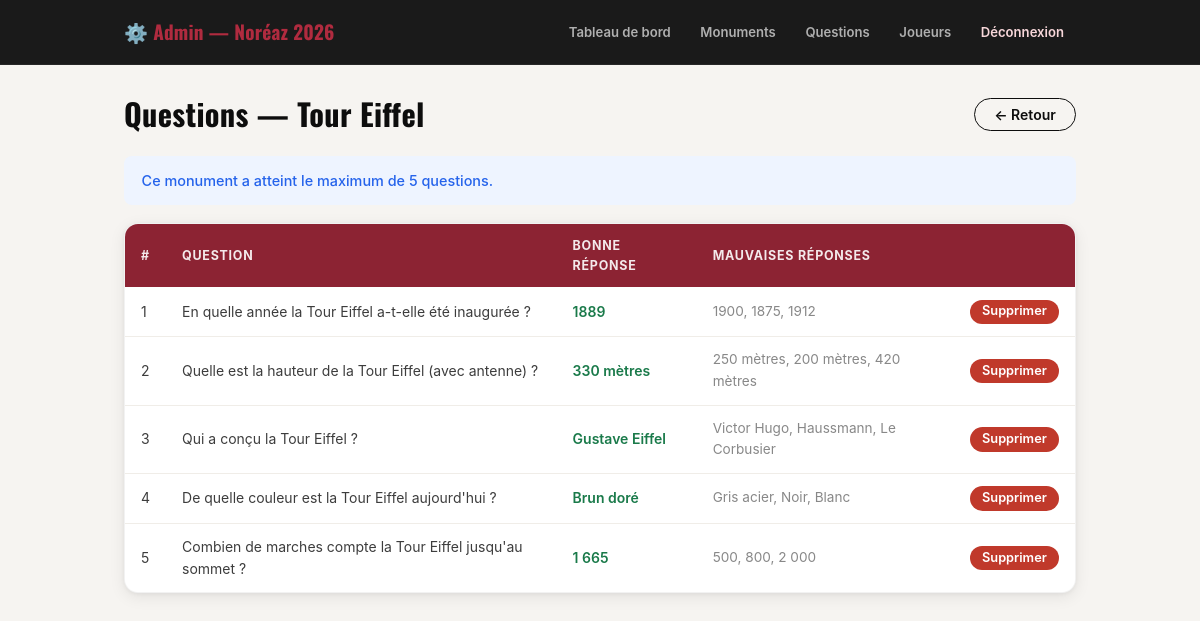
Page /admin/questions.php?monument_id=1 (signed in) on the committed database.
### tables this page shows
CREATE TABLE `monuments` (
    `id`          INT UNSIGNED AUTO_INCREMENT PRIMARY KEY,
    `name`        VARCHAR(150) NOT NULL,
    `slug`        VARCHAR(150) NOT NULL UNIQUE,
    `description` TEXT,
    `country`     VARCHAR(100),
    `image`       VARCHAR(255),
    `hint`        VARCHAR(255),
    `qr_token`    VARCHAR(64) NOT NULL UNIQUE,
    `active`      TINYINT(1) NOT NULL DEFAULT 1,
    `created_at`  DATETIME NOT NULL DEFAULT CURRENT_TIMESTAMP
);

CREATE TABLE `questions` (
    `id`             INT UNSIGNED AUTO_INCREMENT PRIMARY KEY,
    `monument_id`    INT UNSIGNED NOT NULL,
    `question_text`  TEXT NOT NULL,
    `answer_correct` VARCHAR(255) NOT NULL,
    `answer_wrong1`  VARCHAR(255) NOT NULL,
    `answer_wrong2`  VARCHAR(255) NOT NULL,
    `answer_wrong3`  VARCHAR(255) NOT NULL,
    `sort_order`     TINYINT UNSIGNED NOT NULL DEFAULT 0,
    FOREIGN KEY (`monument_id`) REFERENCES `monuments`(`id`) ON DELETE CASCADE
);

### includes/bootstrap.php (called while the page is built, shortened)
<?php
function pdo(): PDO {
    static $pdo = null;
    if ($pdo === null) {
        $dsn = 'mysql:host=' . DB_HOST . ';dbname=' . DB_NAME . ';charset=' . DB_CHARSET;
        $pdo = new PDO($dsn, DB_USER, DB_PASS, [
            PDO::ATTR_ERRMODE            => PDO::ERRMODE_EXCEPTION,
            PDO::ATTR_DEFAULT_FETCH_MODE => PDO::FETCH_ASSOC,
            PDO::ATTR_EMULATE_PREPARES   => false,
        ]);
    }
    return $pdo;
}

### admin/questions.php (the view, shortened to what this page needs)
<?php
require_once __DIR__ . '/../includes/bootstrap.php';
$monumentId = (int)($_GET['monument_id'] ?? 0);
$monument = pdo()->prepare('SELECT * FROM monuments WHERE id=?');
$monument->execute([$monumentId]);
$monument = $monument->fetch();
$questions = pdo()->prepare('SELECT * FROM questions WHERE monument_id=? ORDER BY sort_order');
$questions->execute([$monumentId]);
$questions = $questions->fetchAll();
?>
<!DOCTYPE html>
<html lang="fr">
<head>
    <link rel="stylesheet" href="/assets/css/style.css">
</head>
<body>
<header class="admin-header">
    <div class="container">
        <h1>⚙️ Admin — Noréaz 2026</h1>
        <nav class="admin-nav">
            <a href="/admin/">Tableau de bord</a>
            <a href="/admin/monuments.php">Monuments</a>
            <a href="/admin/questions.php">Questions</a>
            <a href="/admin/users.php">Joueurs</a>
            <a href="/admin/logout.php" style="color:#f8d7da">Déconnexion</a>
        </nav>
    </div>
</header>
<div class="container">
    <div class="section-header">
        <h2>Questions — <?= htmlspecialchars($monument['name']) ?></h2>
        <a href="/admin/monuments.php" class="btn btn-outline" style="color:var(--black);border-color:var(--black)">← Retour</a>
    </div>
    <?php if (count($questions) >= QUIZ_QUESTIONS): ?>
        <div class="alert alert-info">Ce monument a atteint le maximum de <?= QUIZ_QUESTIONS ?> questions.</div>
    <?php endif; ?>
    <?php if (empty($questions)): ?>
        <p style="color:#555">Aucune question pour ce monument.</p>
    <?php else: ?>
    <table class="admin-table">
        <thead>
            <tr><th>#</th><th>Question</th><th>Bonne réponse</th><th>Mauvaises réponses</th><th></th></tr>
        </thead>
        <tbody>
        <?php foreach ($questions as $i => $q): ?>
            <tr>
                <td><?= $i+1 ?></td>
                <td><?= htmlspecialchars($q['question_text']) ?></td>
                <td style="color:var(--success);font-weight:600"><?= htmlspecialchars($q['answer_correct']) ?></td>
                <td style="color:#888;font-size:.85rem">
                    <?= htmlspecialchars($q['answer_wrong1']) ?>,
                    <?= htmlspecialchars($q['answer_wrong2']) ?>,
                    <?= htmlspecialchars($q['answer_wrong3']) ?>
                </td>
                <td>
                    <a href="/admin/questions.php?monument_id=<?= $monumentId ?>&delete=<?= $q['id'] ?>"
                       class="btn" style="background:var(--danger);color:white;font-size:.8rem;padding:.3rem .7rem"
                       onclick="return confirm('Supprimer cette question ?')">Supprimer</a>
                </td>
            </tr>
        <?php endforeach; ?>
        </tbody>
    </table>
    <?php endif; ?>
</div>
</body>
</html>

### assets/css/style.css (style rules this page uses)
:root { --red: #8C2333; --red-dark: #6B1A27; --red-light: #B02B3F; --red-glow: rgba(140, 35, 51, .15); --black: #0D0D0D; --gray-900: #1A1A1A; --gray-700: #3D3D3D; --gray-500: #6B6B6B; --gray-300: #D4D0CB; --gray-100: #F0EDE8; --surface: #FFFFFF; --bg: #F6F4F1; --success: #1A7A4A; --success-bg: #D6F0E3; --danger: #C0392B; --danger-bg: #FDECEA; --info-bg: #EEF4FF; --info: #2563EB; --radius-sm: 8px; --radius: 14px; --radius-lg: 20px; --radius-full: 999px; --shadow-sm: 0 1px 4px rgba(0,0,0,.06), 0 2px 8px rgba(0,0,0,.04); --shadow: 0 4px 16px rgba(0,0,0,.08), 0 1px 4px rgba(0,0,0,.05); --shadow-lg: 0 12px 40px rgba(0,0,0,.12), 0 2px 8px rgba(0,0,0,.06); --shadow-red: 0 8px 24px rgba(140,35,51,.25); --transition: .2s cubic-bezier(.4,0,.2,1); }
*, *::before, *::after { box-sizing: border-box; margin: 0; padding: 0; }
html { font-size: 16px; scroll-behavior: smooth; -webkit-font-smoothing: antialiased; }
body { font-family: 'Inter', sans-serif; background: var(--bg); color: var(--gray-900); line-height: 1.6; min-height: 100vh; display: flex; flex-direction: column; }
h1, h2, h3, h4 { font-family: 'Oswald', sans-serif; line-height: 1.15; color: var(--black); letter-spacing: .01em; }
h1 { font-size: clamp(1.9rem, 5vw, 3rem); font-weight: 700; }
h2 { font-size: clamp(1.35rem, 3.5vw, 1.9rem); font-weight: 700; }
a { color: var(--red); text-decoration: none; }
.container { max-width: 1000px; margin: 0 auto; padding: 0 1.5rem; }
.btn { display: inline-flex; align-items: center; justify-content: center; gap: .4rem; padding: .55rem 1.2rem; border-radius: var(--radius-full); font-family: 'Inter', sans-serif; font-size: .875rem; font-weight: 600; cursor: pointer; border: 1.5px solid transparent; transition: all var(--transition); text-decoration: none; white-space: nowrap; line-height: 1; }
.btn-outline { background: transparent; color: rgba(255,255,255,.85); border-color: rgba(255,255,255,.25); }
.alert { display: flex; align-items: flex-start; gap: .6rem; padding: .85rem 1.1rem; border-radius: var(--radius-sm); margin-bottom: 1.1rem; font-size: .9rem; font-weight: 500; line-height: 1.5; }
.alert-info { background: var(--info-bg); color: var(--info); }
.admin-header { background: var(--gray-900); padding: 1rem 0; margin-bottom: 2rem; border-bottom: 1px solid rgba(255,255,255,.06); }
.admin-header .container { display: flex; align-items: center; justify-content: space-between; flex-wrap: wrap; gap: .75rem; }
.admin-header h1 { font-family: 'Oswald', sans-serif; font-size: 1.2rem; color: var(--red-light); }
.admin-nav { display: flex; gap: .35rem; flex-wrap: wrap; }
.admin-nav a { color: rgba(255,255,255,.65); font-size: .82rem; font-weight: 600; padding: .35rem .75rem; border-radius: var(--radius-full); transition: all var(--transition); text-decoration: none; }
.admin-table { width: 100%; border-collapse: separate; border-spacing: 0; background: var(--surface); border-radius: var(--radius); overflow: hidden; box-shadow: var(--shadow); border: 1px solid rgba(0,0,0,.05); }
.admin-table th { background: var(--red); color: rgba(255,255,255,.9); padding: .75rem 1rem; text-align: left; font-size: .78rem; font-weight: 700; letter-spacing: .06em; text-transform: uppercase; }
.admin-table td { padding: .75rem 1rem; border-bottom: 1px solid var(--gray-100); font-size: .875rem; vertical-align: middle; color: var(--gray-700); }
.admin-table tr:last-child td { border-bottom: none; }
.section-header { display: flex; align-items: center; justify-content: space-between; margin-bottom: 1.5rem; flex-wrap: wrap; gap: .75rem; }

### rows in the picture
monuments: name "Tour Eiffel"
questions: question_text "En quelle année la Tour Eiffel a-t-elle été inaugurée ?", answer_correct "1889", answer_wrong1 "1900", answer_wrong2 "1875", answer_wrong3 "1912"
questions: question_text "Quelle est la hauteur de la Tour Eiffel (avec antenne) ?", answer_correct "330 mètres", answer_wrong1 "250 mètres", answer_wrong2 "200 mètres", answer_wrong3 "420 mètres"
questions: question_text "Qui a conçu la Tour Eiffel ?", answer_correct "Gustave Eiffel", answer_wrong1 "Victor Hugo", answer_wrong2 "Haussmann", answer_wrong3 "Le Corbusier"
questions: question_text "De quelle couleur est la Tour Eiffel aujourd'hui ?", answer_correct "Brun doré", answer_wrong1 "Gris acier", answer_wrong2 "Noir", answer_wrong3 "Blanc"
questions: question_text "Combien de marches compte la Tour Eiffel jusqu'au sommet ?", answer_correct "1 665", answer_wrong1 "500", answer_wrong2 "800", answer_wrong3 "2 000"

### other values in the picture
QUIZ_QUESTIONS "5"
